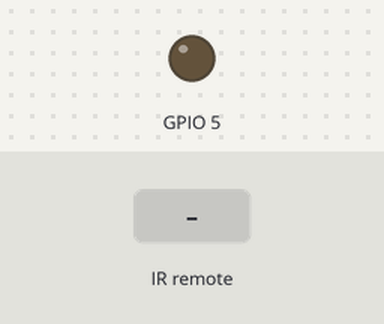
This sketch was run on a simulated ESP8266 (NodeMCU). Shown: output pins drawn as LEDs (lit = HIGH). The inputs (shaded band) are chosen by the test bench. What the sketch prints to the serial monitor is not drawn.

Above: at 1.2 s.
1.3 s: infrared code 0x8F7C03F received
At 1.9 s:
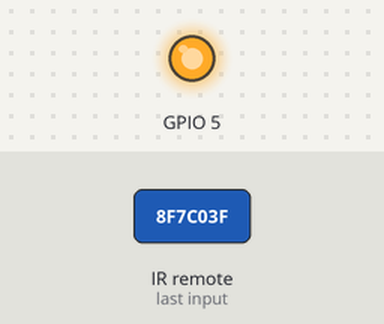
Timing chart, 0 to 4.3 s (numbered marks = the images above; inputs shaded):
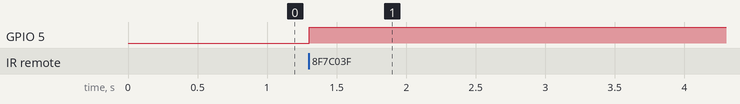

Measured:
- after the input at 1.3 s, GPIO 5: LOW → HIGH at once

The sketch:

VS1838B.ino
```cpp
// Infrared Reception
// https://github.com/ZHJ0125/Arduino/tree/master/VS1838B
// NodeMCU + VS1838
// Test By ZhangHoujin 2020.05.19

#include <Arduino.h>
#include <IRremoteESP8266.h>
#include <IRrecv.h>
#include <IRutils.h>

// An IR detector/demodulator is connected to GPIO pin 14(D5 on a NodeMCU board).
// Note: GPIO 16 won't work on the ESP8266 as it does not have interrupts.
const uint16_t kRecvPin = 14;
IRrecv irrecv(kRecvPin);
decode_results results;

void setup() {
  pinMode(5, OUTPUT);
  Serial.begin(115200);
  irrecv.enableIRIn();  // Start the receiver
  while (!Serial)  // Wait for the serial connection to be establised.
    delay(50);
  Serial.println();
  Serial.print("IRrecvDemo is now running and waiting for IR message on Pin ");
  Serial.println(kRecvPin);
}

void loop() {
  if (irrecv.decode(&results)) {
    // print() & println() can't handle printing long longs. (uint64_t)
    serialPrintUint64(results.value, HEX);
    if(results.value == 0x8F7C03F){
      digitalWrite(5, HIGH);
      Serial.println("灯已打开");
    }
    else{
      digitalWrite(5, LOW);
      Serial.println("灯已关闭");
    }
    Serial.println("");
    irrecv.resume();  // Receive the next value
  }
  delay(100);
}
```
